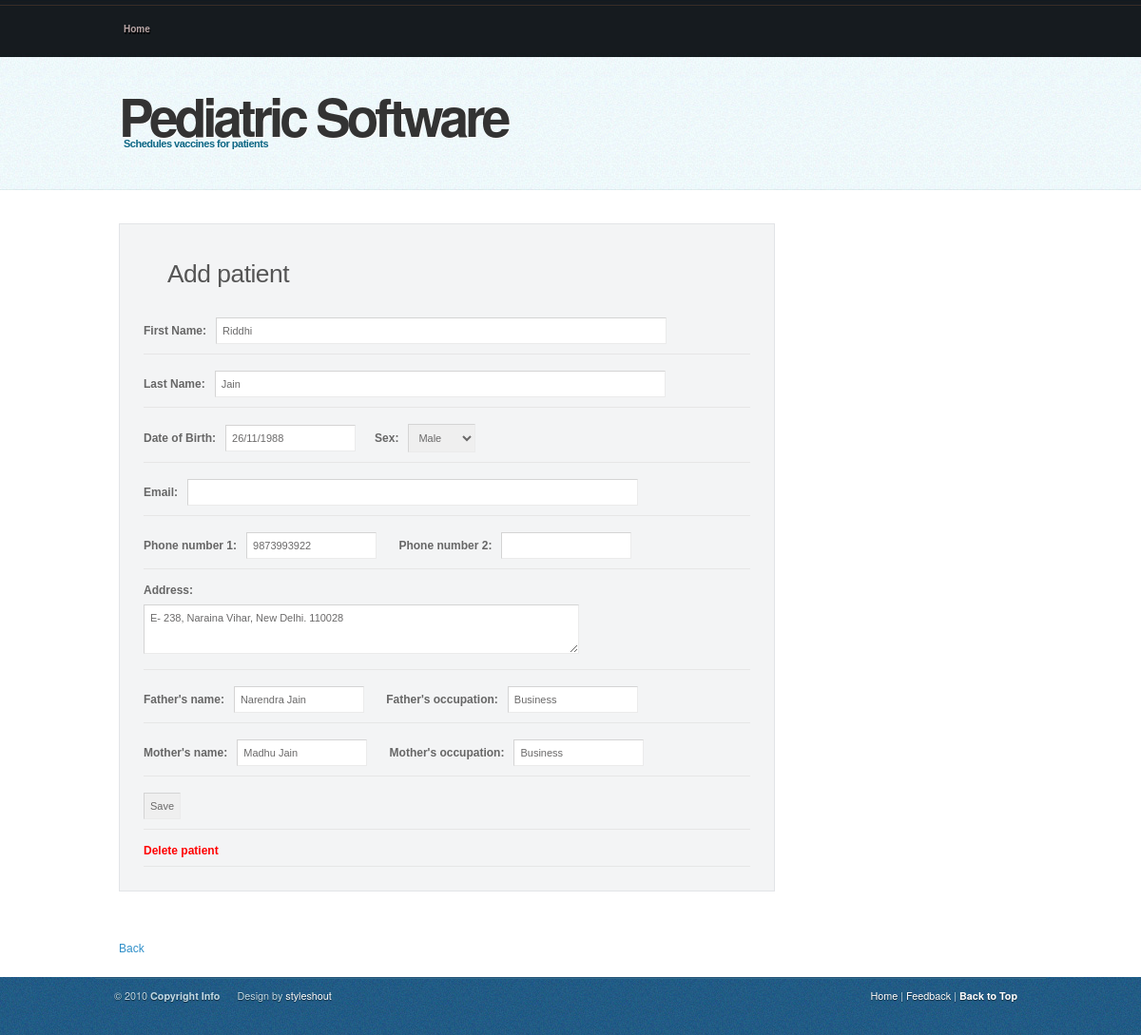
/editpatient.php?id=24, run on an earlier commit of the app's database.
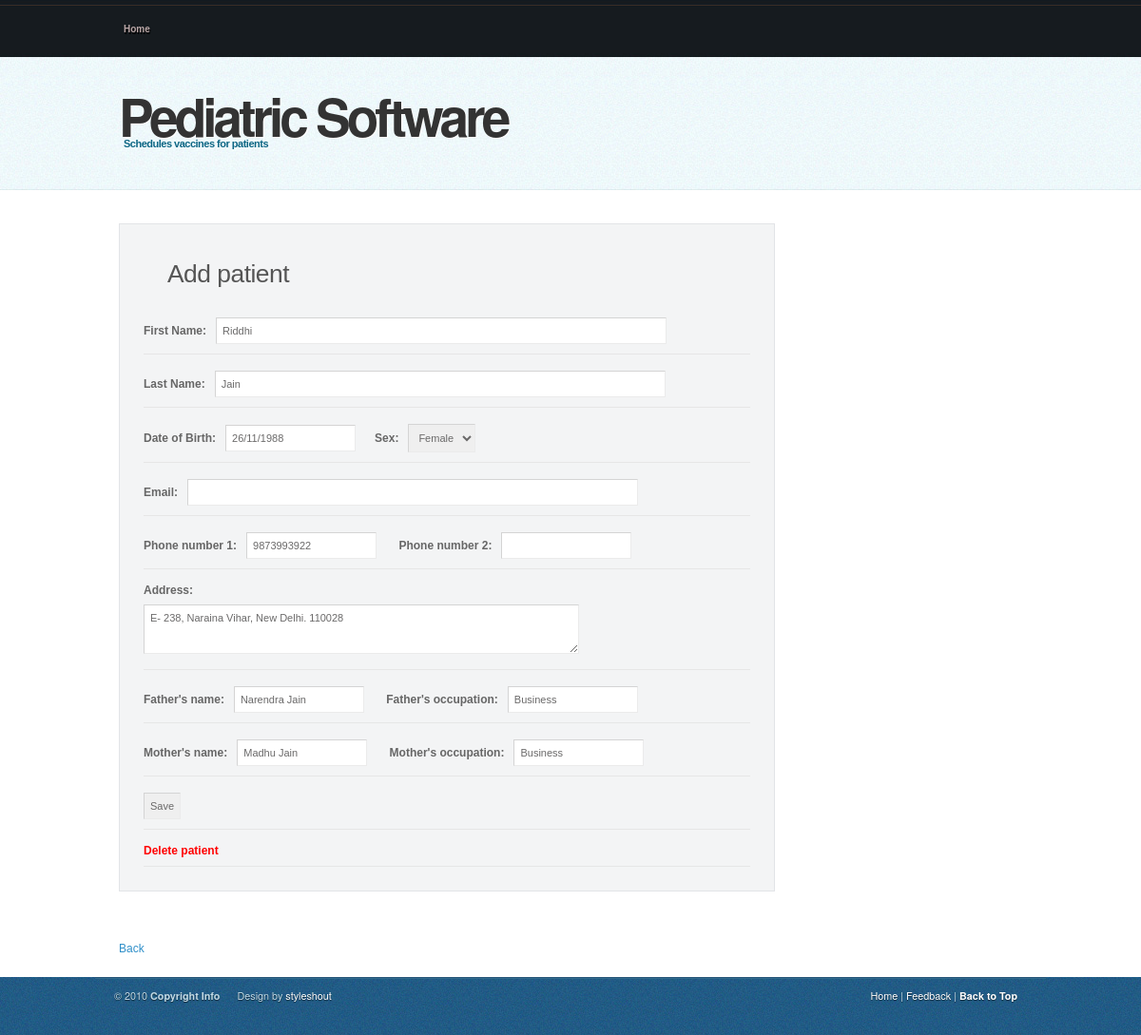
And on a later commit of the database.
### tables this page shows
CREATE TABLE IF NOT EXISTS `patients` (
  `id` int(11) NOT NULL AUTO_INCREMENT,
  `id_dob` varchar(6) NOT NULL,
  `name` varchar(25) NOT NULL,
  `first_name` varchar(25) NOT NULL,
  `middle_name` varchar(25) DEFAULT NULL,
  `last_name` varchar(25) NOT NULL,
  `father_name` varchar(25) DEFAULT NULL,
  `father_occ` varchar(25) DEFAULT NULL,
  `mother_name` varchar(25) DEFAULT NULL,
  `mother_occ` varchar(25) DEFAULT NULL,
  `address` varchar(100) DEFAULT NULL,
  `sibling` varchar(20) NOT NULL DEFAULT '0',
  `pin` varchar(6) DEFAULT NULL,
  `res_phone` varchar(10) DEFAULT NULL,
  `office_phone` varchar(10) DEFAULT NULL,
  `dob` date NOT NULL,
  `email` varchar(100) DEFAULT NULL,
  `phone` varchar(15) DEFAULT NULL,
  `sex` enum('M','F') NOT NULL DEFAULT 'M',
  `born_at` varchar(25) DEFAULT NULL,
  `mode_of_delivery` enum('Normal','Caesarean','Forceps','Vacuum') DEFAULT 'Normal',
  `birth_weight` varchar(10) DEFAULT NULL,
  `comp_preg` varchar(25) DEFAULT 'No',
  `comp_deli` varchar(25) DEFAULT 'No',
  `cry_birth` varchar(25) DEFAULT 'Yes',
  `admit_hospital` varchar(25) DEFAULT 'No',
  `injury_child` varchar(25) DEFAULT 'No',
  `prev_surgery` varchar(25) DEFAULT 'No',
  `allergy_child` varchar(25) DEFAULT 'No',
  `other_info` varchar(25) DEFAULT 'No',
  `diabetes` varchar(25) DEFAULT 'No',
  `asthma` varchar(25) DEFAULT 'No',
  `cardiac` varchar(25) DEFAULT 'No',
  `hypertension` varchar(25) DEFAULT 'No',
  `tuberculosis` varchar(25) DEFAULT 'No',
  `other_fam_history` varchar(25) DEFAULT 'No',
  `breast_feed_month` varchar(10) DEFAULT NULL,
  `solid_month` varchar(10) DEFAULT NULL,
  PRIMARY KEY (`id`)
);

### editpatient.php (the view, shortened to what this page needs)
<?php include('header.php');
include_once('add-patient-func.php');
if(isset($_GET['id']))
{
	$patient = mysqli_fetch_assoc(mysqli_query($link, "SELECT * FROM patients WHERE id={$_GET['id']}"));
?>
<form action="" method="post" enctype="multipart/form-data" style="width:auto">
	<h3>Add patient</h3>
	<p>
	<label for="name">First Name:&nbsp;&nbsp;</label>
	<input type="text" name="first_name" id="name" <?php echo "value=\"{$patient['first_name']}\""; ?>/>
	</p>
	<p>
	<label for="name">Last Name:&nbsp;&nbsp;</label>
	<input type="text" name="last_name" id="name" <?php echo "value=\"{$patient['last_name']}\""; ?> />
	</p>
	<p>
	<label for="dob">Date of Birth:&nbsp;&nbsp;</label>
	<input type="text" name="dob_show" id="dob_show" <?php echo "value=\"".date('d/m/Y',strtotime($patient['dob']))."\""; ?> />&nbsp;&nbsp;&nbsp;&nbsp;&nbsp;
	<label class="grey" for="sex">Sex:&nbsp;&nbsp;</label>
	<select name="sex" style="margin-right:60px;">
	<option value='M' <?php if($patient['sex']=='M') echo "selected";?> >Male</option>
	<option value='F' <?php if($patient['sex']=='F') echo "selected";?>>Female</option>
	</select>
	</p>
	<p>
	<label for="email">Email:&nbsp;&nbsp;</label>
	<input type="text" name="email" id="email" <?php echo "value=\"{$patient['email']}\""; ?> />
	</p>
	<p>
	<label for="phone">Phone number 1:&nbsp;&nbsp;</label>
	<input type="text" name="phone" id="phone" <?php echo "value=\"{$patient['phone']}\""; ?> />
	<label for="phone2">Phone number 2:&nbsp;&nbsp;</label>
	<input type="text" name="phone2" id="phone2" <?php echo "value=\"{$patient['phone2']}\""; ?> />
	</p>
	<p>
	<label for="address">Address:&nbsp;&nbsp;</label><br />
	<textarea name="address" id="address" rows=3 cols=70><?php echo $patient['address']; ?></textarea>
	</p>
	<p>
	<label for="father_name">Father's name:&nbsp;&nbsp;</label>
	<input type="text" name="father_name" id="father_name" <?php echo "value=\"{$patient['father_name']}\""; ?> />
	<label for="father_occ">Father's occupation:&nbsp;&nbsp;</label>
	<input type="text" name="father_occ" id="father_occ" <?php echo "value=\"{$patient['father_occ']}\""; ?> />
	</p>
	<p>
	<label for="mother_name">Mother's name:&nbsp;&nbsp;</label>
	<input type="text" name="mother_name" id="mother_name" <?php echo "value=\"{$patient['mother_name']}\""; ?> />
	<label for="mother_occ">Mother's occupation:&nbsp;&nbsp;</label>
	<input type="text" name="mother_occ" id="mother_occ" <?php echo "value=\"{$patient['mother_occ']}\""; ?> />
	</p>
	<p>
	<input type="submit" name="submit" value="Save"/>
	</p>
	<p>
		<a href=<?php echo "\"editpatient.php?id={$patient[id]}&delete=999\"" ?> ><strong><font color="red">Delete patient</font></strong></a>
	</p>
</form>
<?php
}
else
{
	echo "<h3>You cannot access this page directly!</h3>";
}
include('footer.php'); ?>

What changed in the data, as far as the page shows it:
changed patients "Riddhi": sex "Male" → "Female"
